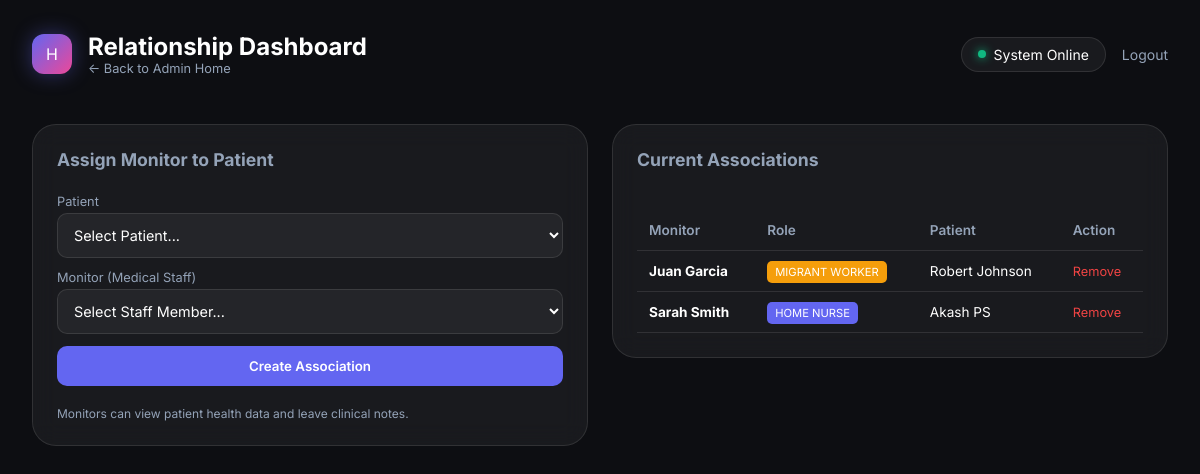
The page /admin/relationships (signed in) on the database as committed earlier.
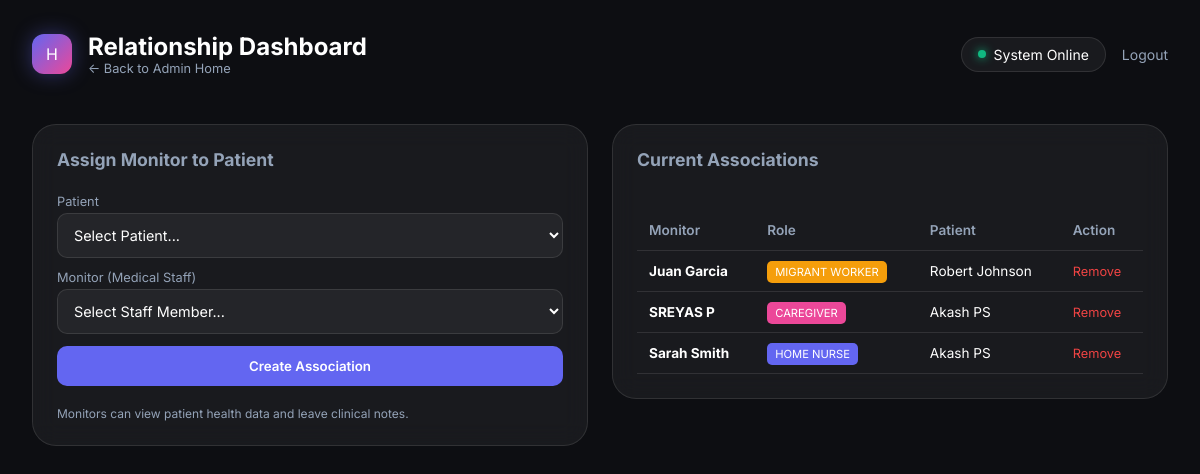
The same page on the database as committed later.
### tables this page shows
CREATE TABLE user_associations (
        id INTEGER PRIMARY KEY AUTOINCREMENT,
        monitor_id INTEGER,
        patient_id INTEGER,
        FOREIGN KEY (monitor_id) REFERENCES users(id) ON DELETE CASCADE,
        FOREIGN KEY (patient_id) REFERENCES users(id) ON DELETE CASCADE
    );

CREATE TABLE users (
        id INTEGER PRIMARY KEY AUTOINCREMENT,
        username TEXT UNIQUE,
        password TEXT,
        role TEXT,
        full_name TEXT
    );

### routes_admin.py (the view)
@admin_bp.route('/relationships')
@roles_required('admin')
def relationships():
    conn = get_db_connection()
    associations = conn.execute("""
        SELECT ua.id,
               m.full_name as monitor_name, m.role as monitor_role,
               p.full_name as patient_name
        FROM user_associations ua
        JOIN users m ON ua.monitor_id = m.id
        JOIN users p ON ua.patient_id = p.id
        ORDER BY m.full_name ASC
    """).fetchall()
    patients = conn.execute("SELECT id, full_name FROM users WHERE role = 'patient'").fetchall()
    monitors = conn.execute("SELECT id, full_name, role FROM users WHERE role IN ('home_nurse', 'caregiver', 'migrant_worker')").fetchall()
    conn.close()
    return render_template('admin/relationships.html',
                           associations=associations,
                           patients=patients,
                           monitors=monitors)

### auth_utils.py (called while the page is built)
def roles_required(*roles):
    def decorator(f):
        @wraps(f)
        def decorated_function(*args, **kwargs):
            if 'user_id' not in session:
                return redirect(url_for('login'))
            if session.get('role') not in roles:
                abort(403, description="Access Denied. You do not have the required permissions.")
            return f(*args, **kwargs)
        return decorated_function
    return decorator

### db.py (called while the page is built)
def get_db_connection():
    conn = sqlite3.connect(DB_PATH)
    conn.row_factory = sqlite3.Row
    return conn

### templates/admin/relationships.html (shortened to what this page needs)
<!DOCTYPE html>
<html lang="en">
<head>
    <link rel="stylesheet" href="{{ url_for('static', filename='style.css') }}">
</head>
<body>
    <div class="container">
        <header>
            <div class="logo-container">
                <div class="logo-icon">H</div>
                <div style="display: flex; flex-direction: column;">
                    <h1>Relationship Dashboard</h1>
                    <a href="{{ url_for('admin.index') }}"
                        style="color: var(--text-secondary); text-decoration: none; font-size: 0.8rem;">&larr; Back to
                        Admin Home</a>
                </div>
            </div>
            <div style="display: flex; gap: 1rem; align-items: center;">
                <span class="status-badge">
                    <div class="status-dot"></div>
                    System Online
                </span>
                <a href="{{ url_for('logout') }}"
                    style="color: var(--text-secondary); text-decoration: none; font-size: 0.875rem;">Logout</a>
            </div>
        </header>
        <div class="admin-grid">
            <div class="admin-card">
                <h2>Assign Monitor to Patient</h2>
                <form action="{{ url_for('admin.action') }}" method="POST" class="admin-form">
                    <label>Patient</label>
                    <select name="patient_id" required>
                        <option value="">Select Patient...</option>
                    </select>
                    <label>Monitor (Medical Staff)</label>
                    <select name="monitor_id" required>
                        <option value="">Select Staff Member...</option>
                    </select>
                    <button type="submit" class="btn-submit">Create Association</button>
                    <p style="font-size: 0.75rem; color: var(--text-secondary); margin-top: 0.5rem;">
                        Monitors can view patient health data and leave clinical notes.
                    </p>
                </form>
            </div>
            <div class="admin-card" style="grid-column: span 1.5;">
                <h2>Current Associations</h2>
                <div style="overflow-x: auto;">
                    <table class="admin-table">
                        <thead>
                            <tr>
                                <th>Monitor</th>
                                <th>Role</th>
                                <th>Patient</th>
                                <th>Action</th>
                            </tr>
                        </thead>
                        <tbody>
                            {% for assoc in associations %}
                            <tr>
                                <td><strong>{{ assoc.monitor_name }}</strong></td>
                                <td><span class="badge badge-{{ assoc.monitor_role }}">{{
                                        assoc.monitor_role|replace('_', ' ') }}</span></td>
                                <td>{{ assoc.patient_name }}</td>
                                <td>
                                    <form action="{{ url_for('admin.action') }}" method="POST" style="display: inline;"
                                        onsubmit="return confirm('Remove this association?');">
                                        <button type="submit"
                                            style="background: none; border: none; color: #ef4444; cursor: pointer; font-size: 0.8rem;">Remove</button>
                                    </form>
                                </td>
                            </tr>
                            {% endfor %}
                        </tbody>
                    </table>
                </div>
            </div>
        </div>
    </div>
</body>
</html>

Rows that differ between the two databases and show on the page:
added user_associations: monitor_name "SREYAS P", monitor_role "CAREGIVER", patient_name "Akash PS"
